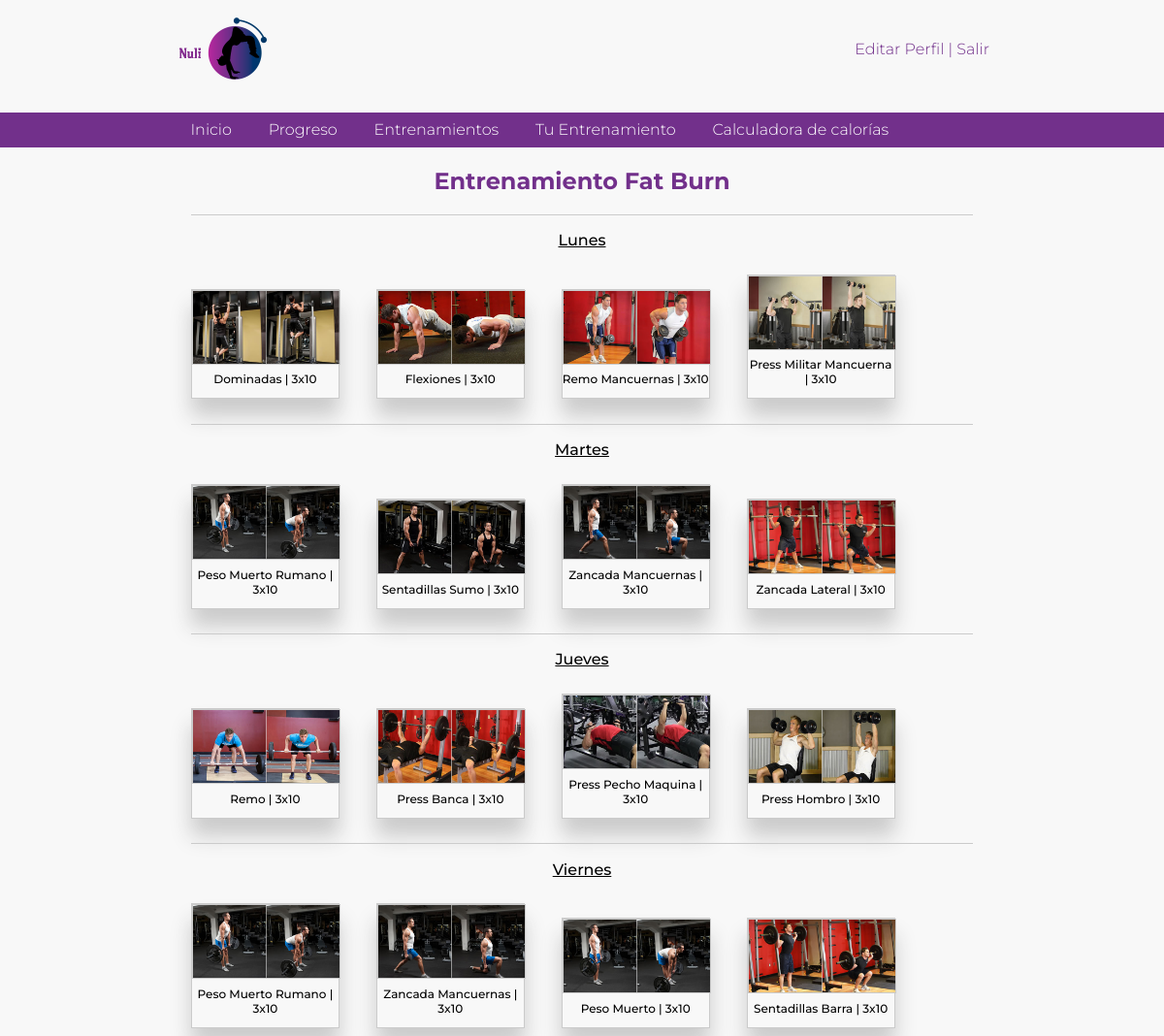
The app's page /tu_entrenamiento/ (signed in) with its own data.
### miapp/models.py (models this page shows, shortened)
class Entrenamiento(models.Model):
    nombre = models.CharField(max_length=100, blank=True, null=True)
    dias = models.ManyToManyField(EjercicioDia)
    DEFINICION = 'Definicion'
    MANTENIMIENTO = 'Mantenimiento'
    MUSCULACION = 'Musculacion'
    elecciones_objetivo = [ (DEFINICION, 'Definicion'), (MANTENIMIENTO, 'Mantenimiento'), (MUSCULACION, 'Musculacion') ]
    objetivo = models.CharField(max_length=13,choices=elecciones_objetivo, default=MANTENIMIENTO,)
    num_dias = models.CharField(max_length=100, blank=True, null=True)
    url = models.CharField(max_length=100, blank=True, null=True)

class EjercicioDia(models.Model):
    nombre = models.CharField(max_length=100, blank=True, null=True)
    ejercicios = models.ManyToManyField(Ejercicio, null=True)
    musculo = models.CharField(max_length=100, blank=True, null=True)
    foto = models.CharField(max_length=100, blank=True, null=True)
    num_ejercicios = models.CharField(max_length=100, blank=True, null=True)
    tiempo = models.CharField(max_length=100, blank=True, null=True)
    informativo = models.CharField(max_length=100, blank=True, null=True)

class Ejercicio(models.Model):
    nombre = models.CharField(max_length=100, blank=True, null=True)
    foto = models.CharField(max_length=100, blank=True, null=True)

### miapp/views.py (the view)
# urls.py: path('tu_entrenamiento/', views.tu_entrenamiento, name='tu_entrenamiento'),
def tu_entrenamiento(request):
    if request.user.is_authenticated:
        usuario = request.user
        entrenamiento = Editar_Perfil.objects.filter(usuario=usuario)
        if not entrenamiento:
            return redirect("editar_perfil")
        entrenamiento = Editar_Perfil.objects.filter(usuario=usuario).get().ejercicios
        context =  {
            "entrenamiento": entrenamiento,
        }
    else:
        context = {
        }
    return render(request, "tu_entrenamiento.html", context)

### templates/tu_entrenamiento.html (shortened to what this page needs)
{% load static %}
<html>
    <head>
        <link rel="stylesheet" href='{% static "style.css" %}'>
    </head>
{% if user.is_authenticated %}
    <body>
        <header>
            <a href="/"><img src='{% static "img/logo.png" %}' alt="Logo" width="100px"></a>
            <span><a href="/editar_perfil">Editar Perfil</a> | <a href="{% url 'logout' %}"> Salir</a></span>
        </header>
        <nav>
            <ul>
                <a href="/"><li>Inicio</li></a>
                <a href="/progreso"><li>Progreso</li></a>
                <a href="/entrenamientos"><li>Entrenamientos</li></a>
                <a href="/tu_entrenamiento"><li>Tu Entrenamiento</li></a>
                <a href="/calculadora_calorias"><li>Calculadora de calorías</li></a>
            </ul>
        </nav>
        <section>
            <h1 class="tituloentrenamiento">{{entrenamiento.nombre}}</h1>
            {% for dia in entrenamiento.dias.all %}
                <p class="diaentrenamiento">{{dia.nombre}}</p>
                {% for ejercicio in dia.ejercicios.all %}
                    <div class="ejercicioentreno">
                        <img src='/{{ ejercicio.foto }}' alt="">
                        <p>{{ ejercicio.nombre }}</p>
                    </div>
                {% endfor %}
            {% endfor %}
        </section>
    </body>
{% endif %}
</html>

### miapp/static/style.css (style rules this page uses)
body { width: 70%; margin: auto; font-family: Montserrat; font-weight: 300; background-color: #f8f8f8; }
a, a:hover { color: #72308b; text-decoration: none; }
header { display: flex; flex-direction: row; justify-content: space-between; align-items: center; color: #72308b; }
header a, header a:hover { color: #72308b; }
nav { background-color: #72308b; margin: 0 -21.5%; }
ul { padding: 0 15%; }
nav ul a li { display: inline-block; padding: 1% 2%; }
nav ul a li, nav ul a:hover li { color: white; }
section p { text-align: center; margin-top: 5%; font-weight: 500; }
.ejercicioentreno { margin: 1% 2%; font-size: 12px; border: 1px solid#cbcbcb; -webkit-box-shadow: 0px 18px 20px 0px rgba(203,203,203,1); -moz-box-shadow: 0px 18px 20px 0px rgba(203,203,203,1); box-shadow: 0px 18px 20px 0px rgba(203,203,203,1); display: inline-block; width: 18%; }
.ejercicioentreno img { max-width: 100%; max-height: 100%; border: 1px solid#cbcbcb; }
.tituloentrenamiento { color: #72308b; text-align: center; }
.diaentrenamiento { padding-top: 2%; margin: 2%; text-decoration: underline; border-top: 1px solid #cbcbcb; }

### records on screen
Entrenamiento: nombre "Entrenamiento Fat Burn"
EjercicioDia: nombre "Lunes"
Ejercicio: foto (picture), nombre "Dominadas | 3x10"
Ejercicio: foto (picture), nombre "Flexiones | 3x10"
Ejercicio: foto (picture), nombre "Remo Mancuernas | 3x10"
Ejercicio: foto (picture), nombre "Press Militar Mancuerna | 3x10"
EjercicioDia: nombre "Martes"
Ejercicio: foto (picture), nombre "Peso Muerto Rumano | 3x10"
Ejercicio: foto (picture), nombre "Sentadillas Sumo | 3x10"
Ejercicio: foto (picture), nombre "Zancada Mancuernas | 3x10"
Ejercicio: foto (picture), nombre "Zancada Lateral | 3x10"
EjercicioDia: nombre "Jueves"
Ejercicio: foto (picture), nombre "Remo | 3x10"
Ejercicio: foto (picture), nombre "Press Banca | 3x10"
Ejercicio: foto (picture), nombre "Press Pecho Maquina | 3x10"
Ejercicio: foto (picture), nombre "Press Hombro | 3x10"
EjercicioDia: nombre "Viernes"
Ejercicio: foto (picture), nombre "Peso Muerto | 3x10"
Ejercicio: foto (picture), nombre "Sentadillas Barra | 3x10"
